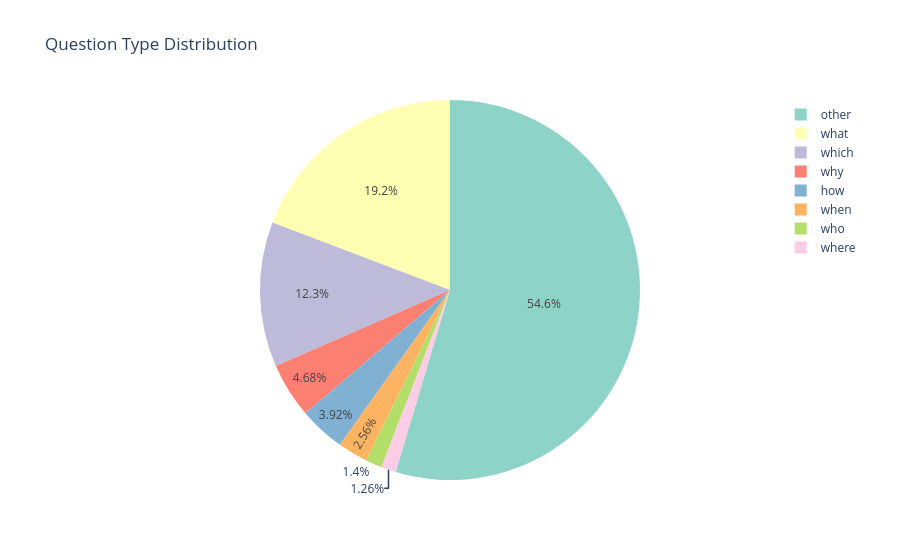

The notebook cell this image was saved under:
### Code cell
def detect_question_type(question):
    q = str(question).strip().lower()
    for wh in ['what', 'who', 'where', 'when', 'why', 'how', 'which']:
        if q.startswith(wh):
            return wh
    return 'other'

print('[4/6] Question type distribution...')
train_df['question_type'] = train_df['question'].apply(detect_question_type)
qt_counts = train_df['question_type'].value_counts()
print(qt_counts)

fig = px.pie(values=qt_counts.values, names=qt_counts.index,
             title='Question Type Distribution',
             color_discrete_sequence=px.colors.qualitative.Set3)
fig.show()

### Figure 1 — Plotly figure (JSON) as saved in the notebook; plotly's stock layout.template omitted (floating-point values rounded to 4 significant figures)
{"data": [{"domain": {"x": [0, 1], "y": [0, 1]}, "hovertemplate": "label=%{label}<br>value=%{value}<extra></extra>", "labels": ["other", "what", "which", "why", "how", "when", "who", "where"], "legendgroup": "", "name": "", "showlegend": true, "type": "pie", "values": [47983, 16894, 10828, 4114, 3447, 2249, 1234, 1103]}], "layout": {"legend": {"tracegroupgap": 0}, "piecolorway": ["rgb(141,211,199)", "rgb(255,255,179)", "rgb(190,186,218)", "rgb(251,128,114)", "rgb(128,177,211)", "rgb(253,180,98)", "rgb(179,222,105)", "rgb(252,205,229)", "rgb(217,217,217)", "rgb(188,128,189)", "rgb(204,235,197)", "rgb(255,237,111)"], "title": {"text": "Question Type Distribution"}}}
